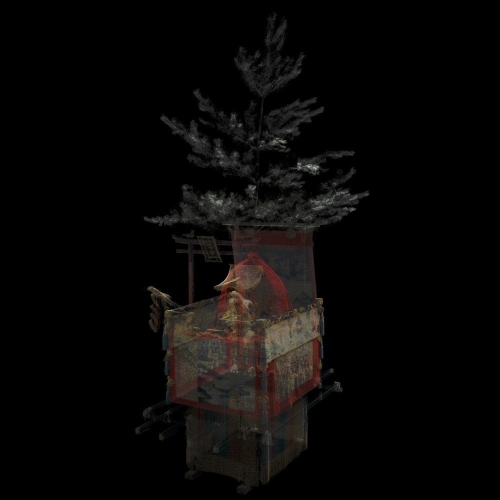
#> input picture resources/input.jpg, 1000 x 1000 px (shown at 1/2 size)
$ python auto_correct_pixel_value_maximum.py resources/input.jpg resources/input.jpg
#> lines starting #> are read from the running program, lines starting #| are printed output that depends on the picture; long printed decimals are rounded
#> in read_img, img_BGR is the input picture: shape (1000, 1000, 3); mean B, G, R 7.1, 7.9, 9.3
import numpy as np
from matplotlib import pyplot as plt
from matplotlib import cycler
import matplotlib.gridspec as gridspec
import matplotlib.patches as pat
import cv2
import subprocess
import sys
import statistics

plt.style.use('seaborn-white')

args = sys.argv
if len(args) != 3:
    raise Exception('\nUSAGE\n> $ python auto_correct_pixel_value.py [input_image_data] [input_image_data(LR=1)]')
    raise Exception('\n\nFor example\n> $ python auto_correct_pixel_value.py [input_image.bmp] [input_image_LR1.bmp]]\n')
    sys.exit()

colors = cycler('color', ['#EE6666', '#3388BB', '#9988DD', '#EECC55', '#88BB44', '#FFBBBB'])
plt.rc('axes', facecolor='#E6E6E6', edgecolor='none', axisbelow=True, grid=False, prop_cycle=colors)
plt.rc('grid', color='w', linestyle='solid')
plt.rc('patch', edgecolor='#E6E6E6')
plt.rc('lines', linewidth=2)

plt.rcParams["mathtext.fontset"] = "stix"
plt.rcParams["mathtext.rm"] = "Times New Roman"


# Set initial parameter
p_init = 1.0
p_interval = 0.01
print("\n===== Initial parameter =====")
print("input_image_data\n>",            args[1], "(args[1])")
print("\ninput_image_data(LR=1)\n>",    args[2], "(args[2])")
print("\np_init\n>",                    p_init)
print("\np_interval\n>",                p_interval)


# Read Input Image
def read_img(_img_name):
    # read input image
    img_BGR = cv2.imread(_img_name)

    # convert color (BGR → RGB)
    img_RGB = cv2.cvtColor(img_BGR, cv2.COLOR_BGR2RGB)

    return img_RGB


# RGB histogram
def rgb_hist(_img_rgb, _ax, _title):
    R_nonzero = _img_rgb[:,:,0][_img_rgb[:,:,0] > 0]
    G_nonzero = _img_rgb[:,:,1][_img_rgb[:,:,1] > 0]
    B_nonzero = _img_rgb[:,:,2][_img_rgb[:,:,2] > 0]
    _ax.hist(R_nonzero.ravel(), bins=50, color='r', alpha=0.5, label="R")
    _ax.hist(G_nonzero.ravel(), bins=50, color='g', alpha=0.5, label="G")
    _ax.hist(B_nonzero.ravel(), bins=50, color='b', alpha=0.5, label="B")
    _ax.legend()

    _ax.set_title('Histogram ('+_title+')')
    _ax.set_xlim([-5,260])

    return _ax


# Grayscale histogram
# [45 lines left out: functions grayscale_hist, comparative_hist, not called in this run]


def plot_histogram(_img_in_RGB_LR1, _img_in_RGB, _img_corrected_RGB, _standard_pixel_value_LR1=None, _median_bw_standard_255_LR1=None):
    # Convert RGB to Grayscale
    img_in_Gray_LR1     = cv2.cvtColor(_img_in_RGB_LR1, cv2.COLOR_RGB2GRAY)
    img_in_Gray         = cv2.cvtColor(_img_in_RGB, cv2.COLOR_RGB2GRAY)
    img_corrected_Gray  = cv2.cvtColor(_img_corrected_RGB, cv2.COLOR_RGB2GRAY)

    fig = plt.figure(figsize=(10, 6)) # (width, height)
    gs = gridspec.GridSpec(2,3)

    # Input image(LR=1)
    ax1 = fig.add_subplot(gs[0,0])
    ax1.set_title('Input image ($L_{\mathrm{R}}=1$)')
    ax1.imshow(_img_in_RGB_LR1)
    ax1.set_xticks([]), ax1.set_yticks([])

    # Input image
    ax2 = fig.add_subplot(gs[0,1])
    ax2.set_title('Input image')
    ax2.imshow(_img_in_RGB)
    ax2.set_xticks([]), ax2.set_yticks([])

    # Corrected image
    ax3 = fig.add_subplot(gs[0,2])
    ax3.set_title('Corrected image')
    ax3.imshow(_img_corrected_RGB)
    ax3.set_xticks([]), ax3.set_yticks([])

    # Histogram(input image(LR=1))
    ax4 = fig.add_subplot(gs[1,0])
    # ax4 = grayscale_hist(img_in_Gray_LR1, ax4, "Input image ($L_{\mathrm{R}}=1$)")
    ax4 = rgb_hist(_img_in_RGB_LR1, ax4, "Input image ($L_{\mathrm{R}}=1$)")

    # Histogram(input image)
    ax5 = fig.add_subplot(gs[1,1])
    # ax5 = grayscale_hist(img_in_Gray, ax5, "Input image")
    ax5 = rgb_hist(_img_in_RGB, ax5, "Input image")

    # Histogram(output image)
    ax6 = fig.add_subplot(gs[1,2])
    # ax6 = grayscale_hist(img_corrected_Gray, ax6, "Corrected image")
    ax6 = rgb_hist(_img_corrected_RGB, ax6, "Corrected image")

    # Unify ylim b/w input image and corrected image
    hist_in_LR1, bins_in_LR1 = np.histogram(img_in_Gray_LR1[img_in_Gray_LR1>0], 50)
    hist_in,     bins_in     = np.histogram(img_in_Gray[img_in_Gray>0],         50)
    hist_corrected,    bins_corrected    = np.histogram(img_corrected_Gray[img_corrected_Gray>0], 50)
    list_max = [max(hist_in_LR1), max(hist_in), max(hist_corrected)]
    ax4.set_ylim([0, max(list_max)*1.1])
    ax5.set_ylim([0, max(list_max)*1.1])
    ax6.set_ylim([0, max(list_max)*1.1])

    # # Histograms(Input(LR1), Input, Corrected)
    # ax7 = fig.add_subplot(gs[2,:])
    # ax7 = comparative_hist(_img_in_RGB_LR1, _img_in_RGB, _img_corrected_RGB, ax7, max(list_max)*1.1)
    # ax7.set_ylim([0, max(list_max)*1.1])

    # If most frequent value is 255 (LR=1)
    if _median_bw_standard_255_LR1 is not None:
        # Draw line
        ax4.axvline(_median_bw_standard_255_LR1, color='black', alpha=0.5)
        ax4.text(_median_bw_standard_255_LR1-110, max(list_max)*1.1*0.7, "median:"+str(_median_bw_standard_255_LR1), color='black', fontsize='12')

        # Draw rectangle
        rect = plt.Rectangle((_standard_pixel_value_LR1, 0), 254-_standard_pixel_value_LR1, max(list_max)*1.1, fc='black', alpha=0.3)
        ax4.add_patch(rect)

    # If max pixel value is less than 255 (LR=1)
    elif _standard_pixel_value_LR1 is not None:
        # Draw text
        x = (_standard_pixel_value_LR1+max_pixel_value_LR1)*0.5 - 100
        text = "["+str(_standard_pixel_value_LR1)+", "+str(max_pixel_value_LR1)+"]\n→ "+str(reference_section_for_correction*100)+"(%)"
        ax4.text(x, max(list_max)*1.1*0.5, text, color='black', fontsize='12')
        ax6.text(x, max(list_max)*1.1*0.5, text, color='black', fontsize='12')

        # Draw rectangle
        rect = plt.Rectangle((_standard_pixel_value_LR1, 0), max_pixel_value_LR1-_standard_pixel_value_LR1, max(list_max)*1.1, fc='black', alpha=0.3)
        ax4.add_patch(rect)
        rect = plt.Rectangle((_standard_pixel_value_LR1, 0), max_pixel_value_LR1-_standard_pixel_value_LR1, max(list_max)*1.1, fc='black', alpha=0.3)
        ax6.add_patch(rect)


# Correct pixel value for each RGB
def correct_pixel_value(_rgb_img, _param):
    corrected_img_RGB = np.empty((_rgb_img.shape[0], _rgb_img.shape[1], 3), dtype=np.uint8)

    # Apply correction
    corrected_img_RGB[:, :, 0] = cv2.multiply(_rgb_img[:, :, 0], _param) # R
    corrected_img_RGB[:, :, 1] = cv2.multiply(_rgb_img[:, :, 1], _param) # G
    corrected_img_RGB[:, :, 2] = cv2.multiply(_rgb_img[:, :, 2], _param) # B

    return corrected_img_RGB


def preProcess():
    print("\n\n===== Pre-processing =====")
    print("Input image(RGB)\n>", img_in_RGB.shape) # （height, width, channel）
#| Input image(RGB)
#| > (1000, 1000, 3)

    # Calc all number of pixels of the input image
    N_all = img_in_RGB.shape[0]*img_in_RGB.shape[1]
#> N_all = 1000000
    print("\nN_all\n>", N_all, "(pixels)")
#| N_all
#| > 1000000 (pixels)

    print("\n-----", args[1], "-----")
    # Calc number of pixels that pixel value is not 0
    img_in_Gray     = cv2.cvtColor(img_in_RGB, cv2.COLOR_RGB2GRAY)
    N_all_nonzero   = np.sum(img_in_Gray > 0)
#> N_all_nonzero = 223762
    print("N_all_nonzero\n>", N_all_nonzero, "(pixels)")
#| N_all_nonzero
#| > 223762 (pixels)

    print("\n-----", args[2], "-----")
    # Calc max pixel value of the input image(LR=1)
    img_in_Gray_LR1     = cv2.cvtColor(img_in_RGB_LR1, cv2.COLOR_RGB2GRAY)
    N_all_nonzero_LR1   = np.sum(img_in_Gray_LR1 > 0)
#> N_all_nonzero_LR1 = 223762
    max_pixel_value_LR1 = np.max(img_in_Gray_LR1)
#> max_pixel_value_LR1 = 207
    print("Max pixel value\n>", max_pixel_value_LR1, "(pixel value)")
#| Max pixel value
#| > 207 (pixel value)

    # Calc the ratio of the maximum pixel value
    num_max_pixel_value_LR1 = np.sum(img_in_Gray_LR1 == max_pixel_value_LR1)
#> num_max_pixel_value_LR1 = 2
    print("\nNumber of max pixel value (", max_pixel_value_LR1, ")\n>", num_max_pixel_value_LR1, "(pixels)")
#| Number of max pixel value ( 207 )
#| > 2 (pixels)
    ratio_max_pixel_value = num_max_pixel_value_LR1 / N_all_nonzero_LR1
#> ratio_max_pixel_value = 8.94e-06
    # ratio_max_pixel_value = round(ratio_max_pixel_value, 4)
    ratio_max_pixel_value = round(ratio_max_pixel_value, 8)
    print("\nRatio of the max pixel value\n>", ratio_max_pixel_value, " (", round(ratio_max_pixel_value*100, 2), "(%) )")
#| Ratio of the max pixel value
#| > 8.94e-06  ( 0.0 (%) )

    # Calc most frequent pixel value
    img_in_Gray_nonzero_LR1         = img_in_Gray_LR1[img_in_Gray_LR1 > 0]
    bincount = np.bincount(img_in_Gray_nonzero_LR1)
#> bincount = 208 values, max 10506 at index 1, min 0 at index 0, mean 1075.8
    most_frequent_pixel_value_LR1   = np.argmax( bincount )
#> most_frequent_pixel_value_LR1 = 1
    print("\nMost frequent pixel value\n>", most_frequent_pixel_value_LR1, "(pixel value)")
#| Most frequent pixel value
#| > 1 (pixel value)

    # To avoid noise
    if most_frequent_pixel_value_LR1 == 255:
        max_pixel_value_LR1 = 254
        print("\n** Changed max pixel value as follows.")
        print("** >", 255, " → ", 254)

    return N_all_nonzero, N_all_nonzero_LR1, img_in_Gray_LR1, max_pixel_value_LR1, ratio_max_pixel_value, most_frequent_pixel_value_LR1


# [62 lines left out: function determineCorrectionParameter_UsingSubstituion255, not called in this run]


def determineCorrectionParameter_UsingSection(_reference_section_for_correction, _most_frequent_pixel_value_LR1):
    print("\n====================================================================")
    print("** The max pixel value is less than \"255\" in the input image(LR=1).")

    # Set reference section for searching substituion of 255
    print("\n** reference_section_for_correction\n** >", _reference_section_for_correction, "(", _reference_section_for_correction*100, "(%) )")

    # Determine standard pixel value in the input image(LR=1)
    tmp_reference_section = 0.0
    standard_pixel_value_LR1 = max_pixel_value_LR1
    while tmp_reference_section < _reference_section_for_correction:
        # Temporarily, calc
        if _most_frequent_pixel_value_LR1 == 255:
            sum_pixels_in_section = np.sum( (standard_pixel_value_LR1 <= img_in_Gray_LR1) & (img_in_Gray_LR1 <= 254) )

        else:
            sum_pixels_in_section = np.sum( (standard_pixel_value_LR1 <= img_in_Gray_LR1) )

        tmp_reference_section = sum_pixels_in_section / N_all_nonzero_LR1

        # Next pixel value
        standard_pixel_value_LR1 -= 1

    print("\n** Standard pixel value")
    print("** >", standard_pixel_value_LR1, "(pixel value)")

    print("\n** Reference section")
    print("** >", standard_pixel_value_LR1, "(pixel value) ~", max_pixel_value_LR1, "(pixel value)")
    print("** >", _reference_section_for_correction*100, "(%)")

    print("====================================================================")

    # Determine parameter
    p = p_init
    tmp_ratio = 0.0
    while tmp_ratio < _reference_section_for_correction:
        # Temporarily, correct input image with p
        tmp_corrected_img_RGB   = correct_pixel_value(img_in_RGB, p)
        tmp_corrected_img_Gray  = cv2.cvtColor(tmp_corrected_img_RGB, cv2.COLOR_RGB2GRAY)

        # Then, calc ratio of max pixel value(LR=1)
        tmp_sum_pixels_in_section = np.sum(standard_pixel_value_LR1 <= tmp_corrected_img_Gray)
        tmp_ratio = tmp_sum_pixels_in_section / N_all_nonzero

        # Update parameter
        p += p_interval

    p_final = round(p, 2)

    print("\n** tmp_ratio")
    print("** >", tmp_ratio*100, "(%)")

    return p_final, standard_pixel_value_LR1


# [18 lines left out: function determineCorrectionParameter, not called in this run]


def correctPixelValue(_p_final, _standard_pixel_value_LR1=None, _median_bw_standard_255_LR1=None):
    # Create corrected image
    img_corrected_RGB  = correct_pixel_value(img_in_RGB, _p_final)
    img_corrected_Gray = cv2.cvtColor(img_corrected_RGB, cv2.COLOR_RGB2GRAY)

    print("\n\n===== Result =====")
    print("p_final\n>", _p_final)
    print("\nThe ratio at which pixel value finally reached 255\n>", round(np.sum(img_corrected_Gray==255) / N_all_nonzero * 100, 2), "(%)")
    print("\n")

    # Create figure
    if _median_bw_standard_255_LR1 is not None:
        plot_histogram(img_in_RGB_LR1, img_in_RGB, img_corrected_RGB, _standard_pixel_value_LR1, _median_bw_standard_255_LR1)

    elif _standard_pixel_value_LR1 is not None:
        plot_histogram(img_in_RGB_LR1, img_in_RGB, img_corrected_RGB, _standard_pixel_value_LR1)

    else:
        plot_histogram(img_in_RGB_LR1, img_in_RGB, img_corrected_RGB)

    return img_corrected_RGB


# Save figure and images
def saveFigureAndImages(_p_final, _img_in_RGB, _img_corrected_RGB):
    fig_name = "images/figure_"+str(_p_final)+".png"
    plt.savefig(fig_name)
    # plt.show()

    # convert color (RGB → BGR)
    img_in_BGR = cv2.cvtColor(_img_in_RGB, cv2.COLOR_RGB2BGR)
    img_out_BGR = cv2.cvtColor(_img_corrected_RGB, cv2.COLOR_RGB2BGR)
    input_img_name = "images/input.jpg"
    corrected_img_name = "images/corrected_"+str(_p_final)+".jpg"
    cv2.imwrite(input_img_name, img_in_BGR)
    cv2.imwrite(corrected_img_name, img_out_BGR)

    #execCommand(fig_name, input_img_name, corrected_img_name)


# Exec. command
# [8 lines left out: function execCommand, not called in this run]


if __name__ == "__main__":
    # Read input image
    img_in_RGB      = read_img(args[1])
    img_in_RGB_LR1  = read_img(args[2])

    # Get max pixel value (LR=1)
    N_all_nonzero, N_all_nonzero_LR1, img_in_Gray_LR1, max_pixel_value_LR1, ratio_max_pixel_value, most_frequent_pixel_value_LR1 = preProcess()
#> N_all_nonzero = 223762; N_all_nonzero_LR1 = 223762; max_pixel_value_LR1 = 207; ratio_max_pixel_value = 8.94e-06; most_frequent_pixel_value_LR1 = 1

    # Check whether the most frequent pixel value is 255 (LR=1)
    if most_frequent_pixel_value_LR1 == 256:
        reference_section = 0.1
        p_final, median_bw_standard_255_LR1, standard_pixel_value_LR1 = determineCorrectionParameter_UsingSubstituion255(reference_section, ratio_max_pixel_value)
        img_corrected_RGB = correctPixelValue(p_final, standard_pixel_value_LR1, median_bw_standard_255_LR1)

    # Check whether the max pixel value is less than 255 (LR=1)
    elif max_pixel_value_LR1 <= 255:
        reference_section_for_correction = 0.01 # 1%
        p_final, standard_pixel_value_LR1 = determineCorrectionParameter_UsingSection(reference_section_for_correction, most_frequent_pixel_value_LR1)
#> in determineCorrectionParameter_UsingSection, `standard_pixel_value_LR1 = max_pixel_value_LR1`: standard_pixel_value_LR1 = 207
#> the loop in determineCorrectionParameter_UsingSection, `while tmp_reference_section < _reference_section_for_correction:` made 96 passes
#> (sum_pixels_in_section, tmp_reference_section, standard_pixel_value_LR1) on passes 1 to 12: (2, 8.94e-06, 206), (2, 8.94e-06, 205), (2, 8.94e-06, 204), (2, 8.94e-06, 203), (2, 8.94e-06, 202), (2, 8.94e-06, 201), (2, 8.94e-06, 200), (2, 8.94e-06, 199), (2, 8.94e-06, 198), (2, 8.94e-06, 197), (2, 8.94e-06, 196), (3, 1.34e-05, 195)
#> sum_pixels_in_section on passes 61 to 66: 126, 133, 140, 153, 159, 173
#> after the loop in determineCorrectionParameter_UsingSection, `while tmp_reference_section < _reference_section_for_correction:`: standard_pixel_value_LR1 = 111
#| ** > 111 (pixel value)
#| ** > 111 (pixel value) ~ 207 (pixel value)
#> the loop in determineCorrectionParameter_UsingSection, `while tmp_ratio < _reference_section_for_correction:` made 1 pass
#> (tmp_sum_pixels_in_section, tmp_ratio) on pass 1: (2592, 0.0116)
#> after the loop in determineCorrectionParameter_UsingSection, `while tmp_ratio < _reference_section_for_correction:`: p = 1.01
#| ** > 1.158 (%)
#> p_final = 1.01; standard_pixel_value_LR1 = 111
        img_corrected_RGB = correctPixelValue(p_final, standard_pixel_value_LR1)
#> in correct_pixel_value (call 2), `corrected_img_RGB[:, :, 1] = cv2.multiply(_rgb_img[:, :, 1], _param)`: corrected_img_RGB: shape (1000, 1000, 3); mean R, G, B 9.3, 8, 7.1
#> in correct_pixel_value (call 2), `corrected_img_RGB[:, :, 2] = cv2.multiply(_rgb_img[:, :, 2], _param)`: corrected_img_RGB: shape (1000, 1000, 3); mean R, G, B 9.3, 8, 7.2
#| p_final
#| > 1.01
#| The ratio at which pixel value finally reached 255
#| > 0.0 (%)
#> in plot_histogram, `hist_in_LR1, bins_in_LR1 = np.histogram(img_in_Gray_LR1[img_in_Gray_LR..`: hist_in_LR1 = 50 values, max 26520 at index 0, min 0 at index 48, mean 4475.2; bins_in_LR1 = 51 values from 1 to 207
#> in plot_histogram, `hist_in,     bins_in     = np.histogram(img_in_Gray[img_in_Gray>0],   ..`: hist_in has the same summary as hist_in_LR1
#> in plot_histogram, `hist_corrected,    bins_corrected    = np.histogram(img_corrected_Gray..`: hist_corrected has the same summary as hist_in_LR1; bins_corrected = 51 values from 1 to 209
#> in plot_histogram, `list_max = [max(hist_in_LR1), max(hist_in), max(hist_corrected)]`: list_max = [26520, 26520, 26520]
#> in plot_histogram, `x = (_standard_pixel_value_LR1+max_pixel_value_LR1)*0.5 - 100`: x = 59

    else: # If (max_pixel_value_LR1 == 255) & (most_frequent_pixel_value_LR1 != 255) :
        p_final = determineCorrectionParameter(ratio_max_pixel_value)
        img_corrected_RGB = correctPixelValue(p_final)

    # Save figure and images
    saveFigureAndImages(p_final, img_in_RGB, img_corrected_RGB)
#> in saveFigureAndImages, `fig_name = "images/figure_"+str(_p_final)+".png"`: fig_name = 'images/figure_1.01.png'
#> in saveFigureAndImages, `plt.savefig(fig_name)`:
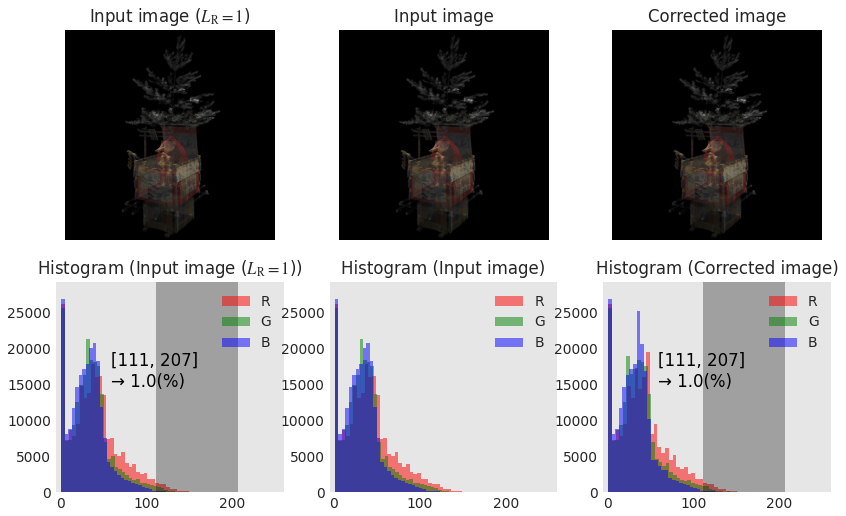
#> figure drawn by matplotlib, 6 panels; panel 4: tallest bar 26158 high, from x = 1 to 5.36; panel 4: tallest bar 25518 high, from x = 1 to 5.14; panel 4: tallest bar 26750 high, from x = 1 to 5.08; panel 5: tallest bar 26158 high, from x = 1 to 5.36
#> in saveFigureAndImages, `corrected_img_name = "images/corrected_"+str(_p_final)+".jpg"`: corrected_img_name = 'images/corrected_1.01.jpg'
